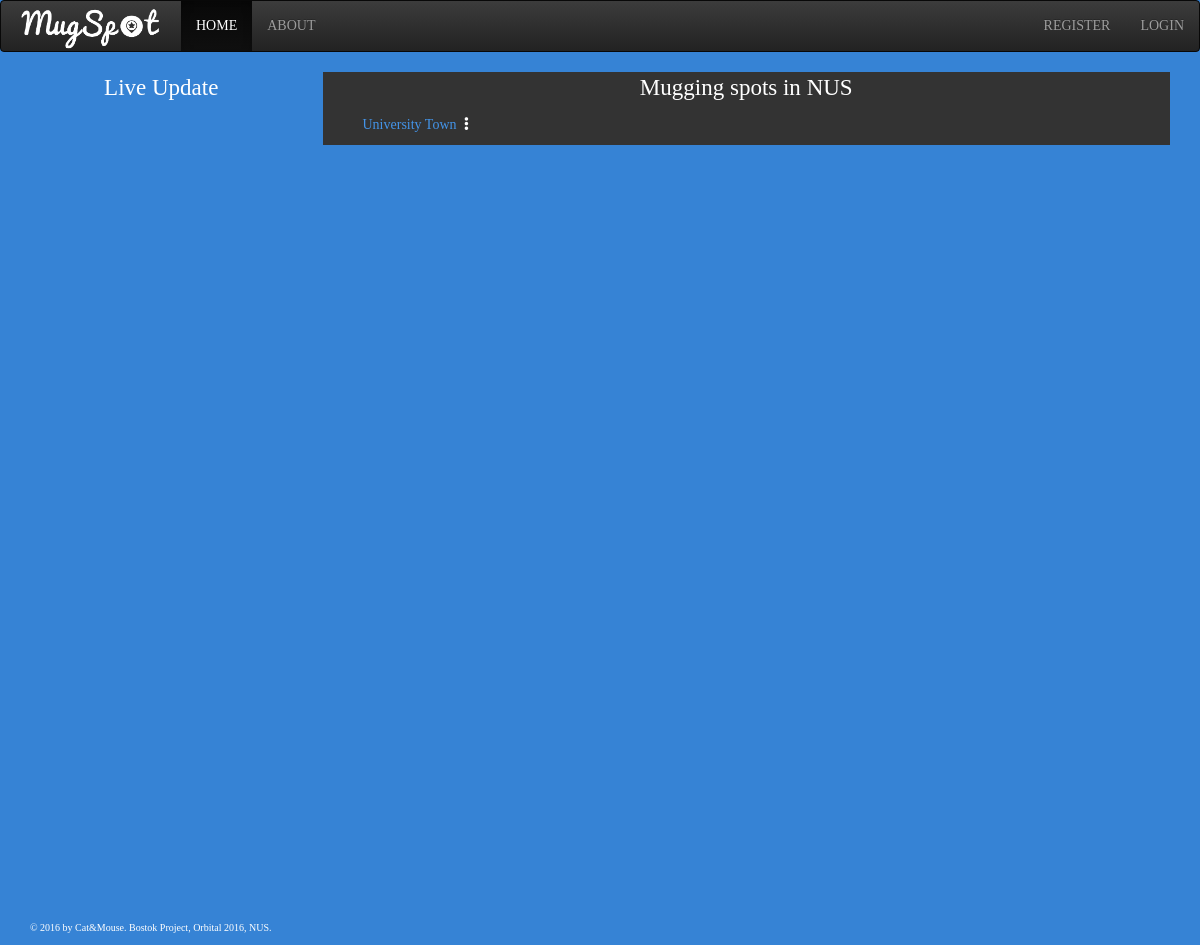
Before: /mugspot/ with the older database file.
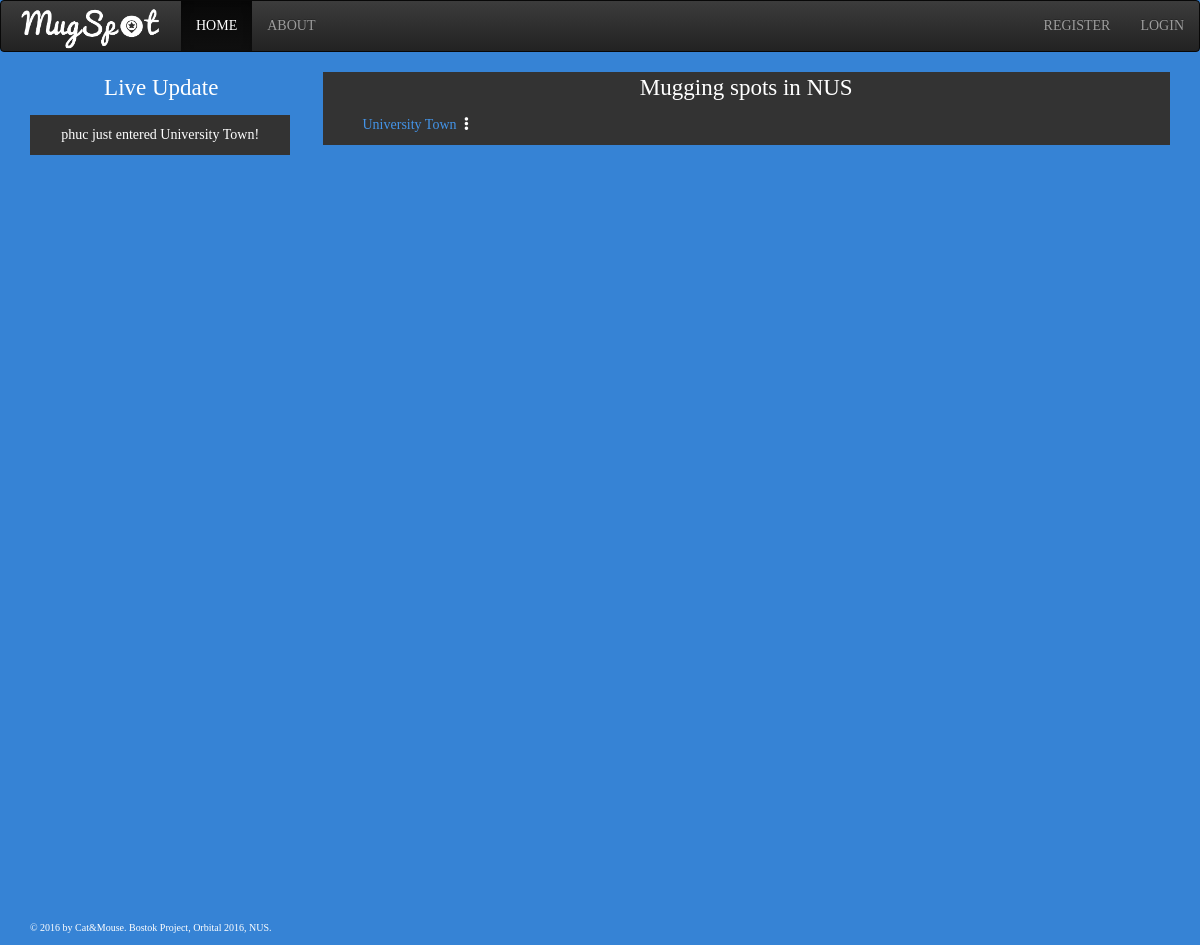
After: the same page with the newer database file.
### mugspot/models.py (models this page shows, shortened)
class MugSpot(models.Model):
	ancestor_spot = models.ForeignKey(
		'self',
		on_delete=models.CASCADE,
		null=True,
		blank=True,
		)
	spot_name = models.CharField(max_length=200)
	capacity = models.IntegerField(default=0)
	occupied = models.IntegerField(default=0)
	detail_lvl = models.IntegerField(default=0)
	lat_lmt_min = models.FloatField(default=0)
	lat_lmt_max = models.FloatField(default=0)
	lng_lmt_min = models.FloatField(default=0)
	lng_lmt_max = models.FloatField(default=0)

class LiveUpdate(models.Model):
	username = models.CharField(max_length=200, default="")
	status = models.BooleanField(default=True)
	date_time = models.DateTimeField(default=timezone.now)
	place = models.OneToOneField(MugSpot,
		on_delete=models.CASCADE,
		blank=True,
		null=True,
		)

### mugspot/views.py (the view, shortened to what this page needs)
# urls.py: url(r'^(?P<place_id>[0-9]+)/$', views.index, name='index'),
def index(request, place_id=0):
	def find_pos(usr):
		place_indicator = True
		user_pos = Position.objects.filter(user=usr)
		if len(user_pos) == 0:
			return "No position object yet"
		user_pos = user_pos[0]
		all_places = MugSpot.objects.all()
		for place in all_places:
			if (place.lat_lmt_min <= user_pos.latitude <= place.lat_lmt_max) and (place.lng_lmt_min <= user_pos.longitude <= place.lng_lmt_max):
				return (place_indicator,place)
			else:
				pass
		place_indicator = False
		return (place_indicator,0)
	ancestor_place = MugSpot.objects.filter(id=place_id)
	user_1 = request.user
	user_indicator = 0 # Used to check if the user is logged in
	if (user_1.is_authenticated()):
		user_indicator = 1
	else:
		user_indicator = 0
	sessions = Session.objects.all().order_by('-expire_date')
	live_update_list = LiveUpdate.objects.all().order_by('date_time')
	"""
	all_curr_users_p = []
	all_curr_users = []
	for session in sessions:
		data = session.get_decoded()
		user_s = User.objects.filter(id=data['_auth_user_id'])[0]
		res_find_pos = find_pos(user_s) #Determine the user's location to be within the mugspots or outside the mugspots
		if res_find_pos == "No position object yet":
			pass
		else:
			user_p = Position.objects.filter(user=user_s)[0]
			all_curr_users_p.append(user_p)
			all_curr_users.append(user_s.username)
			"""
	if (len(ancestor_place)>0):
		list_places = MugSpot.objects.filter(ancestor_spot=ancestor_place[0]).order_by('-spot_name')
		return render(request, 'mugspot/index.html', {
				'list_places':list_places,
				'place':ancestor_place[0].__str__,
				'user_indicator': user_indicator,
				'username': user_1.username,
				'live_update_list': live_update_list,
			})
	else:
		list_places = MugSpot.objects.filter(ancestor_spot=None).order_by('-spot_name')
		return render(request, 'mugspot/index.html', {
				'list_places':list_places,
				'place':'NUS',
				'user_indicator': user_indicator,
				'username': user_1.username,
				'live_update_list': live_update_list,
			})

### mugspot/templates/mugspot/index.html (shortened to what this page needs)
<!DOCTYPE html>
<html lang="en">
	<head>
		<link rel="stylesheet" href="https://maxcdn.bootstrapcdn.com/bootstrap/3.3.6/css/bootstrap-theme.min.css">
		<link rel="stylesheet" href="https://maxcdn.bootstrapcdn.com/bootstrap/3.3.6/css/bootstrap.min.css">
	</head>
	<body>
		{% load staticfiles %}
		<nav class="navbar navbar-inverse">
	  		<div class="container-fluid">
    			<div class="navbar-header">
					<a class="navbar-brand" href="{% url 'mugspot:index' %}"><img src="{% static 'mugspot/logo.png' %}" width="150" height="45" style="position: relative; top:-10px; "  alt="Logo"></a>
				</div>
    			<div class="nav navbar-nav">
      				<li class="nav-item active"><a class="nav-link"c href = "{% url 'mugspot:index' %}">HOME</a></li>
      				<li class="nav-item"><a class="nav-link" href="{% url 'mugspot:about' %}"> ABOUT </a></li>
    			</div>
    			{% if user_indicator == 1 %}
    			<div class="nav navbar-nav navbar-right">
      				<li class="nav-item"> WELCOME, {{ username }}! </li>
      				<li class="nav-item"> <a class="nav-link" href="{% url 'mugspot:logout' %}"> LOGOUT</a> </li>
      			</div>
      			{% else %}
    			<div class="nav navbar-nav navbar-right">
      				<li class="nav-item"> <a class="nav-link" href="{% url 'mugspot:register' %}" > REGISTER</a> </li>
      				<li class="nav-item"> <a class="nav-link" href="{% url 'mugspot:login' %}"> LOGIN</a> </li>
      			</div>
      			{% endif %}
  			</div>
		</nav>
		<div class="container-fluid">
			<div class = "col-md-3">
			   	<p style="font-size:23px; text-align: center;"> Live Update </p>
				<div id="live_update">
					<ul>
					{% for live_update_element in live_update_list %}
						{% if live_update_element.place == null and live_update_element.status == True %}
						<li>
							{{ live_update_element.username }} just entered a new MugSpot!
						</li>
						{% elif live_update_element.place == null and live_update_element.status != True %}
						<li>
							{{ live_update_element.username }} just left a new MugSpot!
						</li>
						{% elif live_update_element.place != null and live_update_element.status != True %}
						<li>
							{{ live_update_element.username }} just left {{ live_update_element.place.spot_name }}!
						</li>
						{% else %}
						<li>
							{{ live_update_element.username }} just entered {{ live_update_element.place.spot_name }}!
						</li>
						{% endif %}
					{% endfor %}
					</ul>
				</div>
			   	<div class="bottom-default"> &copy; 2016 by Cat&Mouse. Bostok Project, Orbital 2016, NUS. </div>
			</div>
			<div class = "col-md-9">
				<div class="row-md-3" style="overflow-x: scroll; overflow-y: scroll;background-color: #333333;">
					<p style="font-size:23px; text-align: center; "> Mugging spots in {{ place }}</p>
					<ul>
						{% for place in list_places %}
						<a href="{% url 'mugspot:index' place.id %}">{{ place.spot_name }}</a> <i class= "glyphicon glyphicon-option-vertical"> </i>
						{% endfor %}
					</ul>
				</div>
				<div class="row-md-9" style="overflow: scroll">
		<div id="map"></div>
		</div>
		</div>
	</body>
</html>

### mugspot/templates/mugspot/index.html (style rules this page uses)
#map { height: 800px; }
.bottom-default { position: fixed; bottom: 10px; font-size: 10px; color: white; width: 100%; }
a { color: #4494E8 ; }
body { background-color:#3683D5; width: 100%; height: 100%; font-family: "Palatino Linotype", "Book Antiqua", Palatino, serif; overflow: scroll; color: white; }
ul { list-style:none; }
ul li { float:left; width:117%; padding:10px; margin-left: -40px; margin-right: 40px; text-align: center; }
ul li:nth-child(2n+1) { clear:both; background-color:#333333; }

Changed rows visible on the page:
added LiveUpdate: username "phuc", place.spot_name "University Town"
